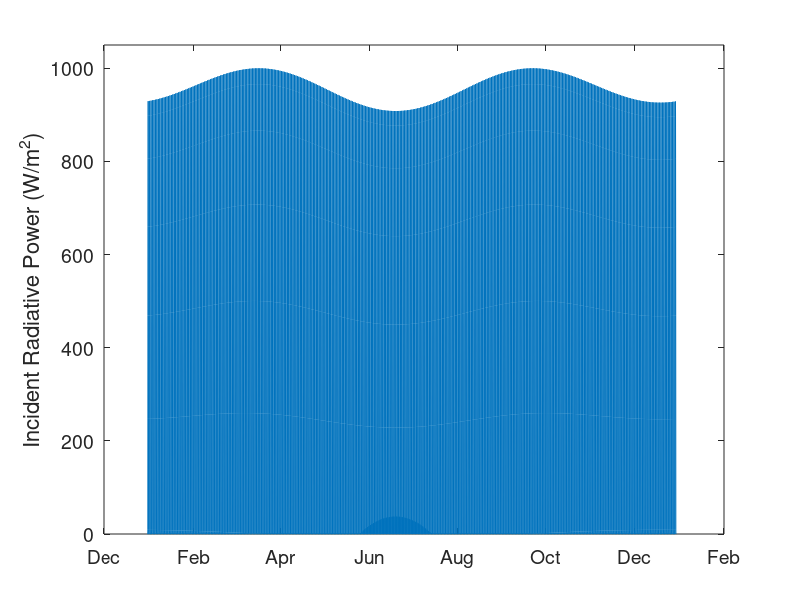

Here is the MATLAB script that generated this plot:
%%%Predicting radiation falling on a surface. This script introduces
%%%equation 12.15. This script assumes that each day is 12 hours long, sun
%%%rise is at 6 am, and sun set is 6pm. These are obvious sources of error
close all, clear all, close all

%% Defining constants

%%%Radiative power
P = 1000; % W/m^2

%%%Days of the year in decimal form: Each integer value corresponds to a single day
%%% one hour = 1/24
%%% one minute = 1/(24*60)
%%% 15 seconds = 1/(24*60*4)
d = 0:1/(24):365; %Date integer

%%% Length of each time step - must keep time step constant
delta_t = (d(2) - d(1))*(24*60*60); %S

%%%Start of each day in decimal form
day_start = 6/24;
%%%End of each day in decimal form
day_end = 18/24;

%% Surface orientation and location
%%%Panel Tilt - insert in terms of degrees, output is in radianas
eta = 35; %Degrees 

%%%Azimuthal orientation Zeta- insert in terms of degrees, output is in radianas
zeta = 180; %0 deg = north, 90 deg = east, 180 = south

%%%Latitude of location
lat = 33.7; %Degrees
%% Incident power throughout the year
close all
%%%Allocating space for power vector
P_incident = zeros(size(d));
angles = zeros(length(d),5);
for ii = 1:length(d)
    
    %%%Hour angle
    alpha = (360/24)*(rem(d(ii),1)*24 - 12); %Degrees
    %%%Solar declinaiton
    sd = 23.44*sind(360/365.25*(d(ii)-80)); %Degrees
    %%%Zenith Angle
    zen = acosd(sind(sd)*sind(lat) + cosd(sd)*cosd(lat)*cosd(alpha));
    %%%Azimuth
    az = atand(sind(alpha)./ ...
        (sind(lat)*cosd(alpha) - cosd(lat)*tand(sd)));
    
    %%%Adjusting az value using logic provided in Section 12.2.1
    if alpha>0 && tand(az) > 0
        az = az + 180;
        tr = 1;
    elseif alpha>0 && tand(az) < 0
        az = az + 360;
        tr = 2;
    elseif alpha < 0 && tand(az) > 0
        az = az + 0;
        tr = 3;
    else%if alpha < 0 && tand(az) < 0
        az = az + 180;
        tr = 4;
    end
    
    angles(ii,:) = [alpha sd  zen az tr];
    %%% if the sun is shining
    if  (cosd(eta)*cosd(zen) + sind(eta)*sind(zen)*cosd(az - zeta)) > 0
        %%%Incident power
        P_incident(ii) = P*(cosd(eta)*cosd(zen) + sind(eta)*sind(zen)*cosd(az - zeta));
    end
end

%%%Plotting annual incident radiation
figure
hold on
plot(d,P_incident)
xlim([0 365])
ylim([0 1050])
box on
% grid on
datetick('x','mmm')
set(gca,'FontSize',14)
ylabel('Incident Radiative Power (W/m^2)','FontSize',16)
set(gcf, 'Position',  [50, 50, 1000, 450])
hold off

%%%Reiman sum of incident energy
energy = sum(P_incident.*delta_t)... %%% J/m^2/year
    /1000 %Convert to kJ/m^2/year